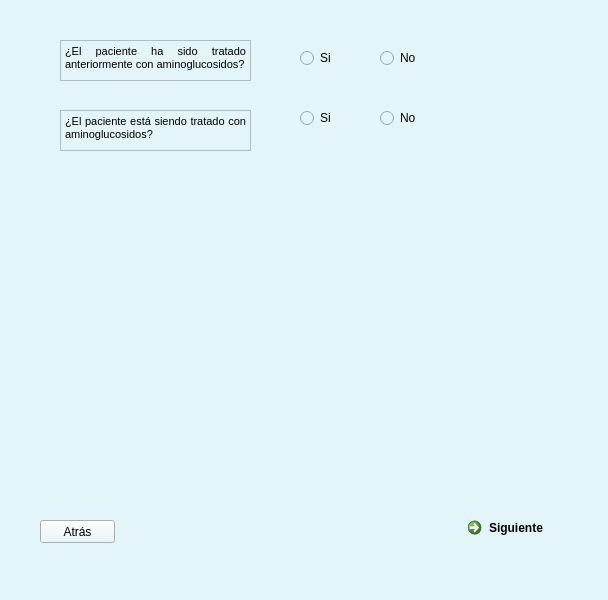
<?xml version="1.0" encoding="UTF-8"?>
<ui version="4.0">
 <class>MainWindow</class>
 <widget class="QMainWindow" name="MainWindow">
  <property name="geometry">
   <rect>
    <x>0</x>
    <y>0</y>
    <width>608</width>
    <height>600</height>
   </rect>
  </property>
  <property name="windowTitle">
   <string>MainWindow</string>
  </property>
  <property name="styleSheet">
   <string notr="true">background-color: rgb(228, 245, 250);
</string>
  </property>
  <widget class="QWidget" name="centralwidget">
   <widget class="QCommandLinkButton" name="commandLinkButton">
    <property name="geometry">
     <rect>
      <x>460</x>
      <y>510</y>
      <width>185</width>
      <height>41</height>
     </rect>
    </property>
    <property name="text">
     <string>Siguiente</string>
    </property>
   </widget>
   <widget class="QPushButton" name="Atras">
    <property name="geometry">
     <rect>
      <x>40</x>
      <y>520</y>
      <width>75</width>
      <height>23</height>
     </rect>
    </property>
    <property name="text">
     <string>Atrás</string>
    </property>
   </widget>
   <widget class="QTextBrowser" name="textBrowser">
    <property name="geometry">
     <rect>
      <x>60</x>
      <y>40</y>
      <width>191</width>
      <height>41</height>
     </rect>
    </property>
    <property name="html">
     <string>&lt;!DOCTYPE HTML PUBLIC &quot;-//W3C//DTD HTML 4.0//EN&quot; &quot;http://www.w3.org/TR/REC-html40/strict.dtd&quot;&gt;
&lt;html&gt;&lt;head&gt;&lt;meta name=&quot;qrichtext&quot; content=&quot;1&quot; /&gt;&lt;style type=&quot;text/css&quot;&gt;
p, li { white-space: pre-wrap; }
&lt;/style&gt;&lt;/head&gt;&lt;body style=&quot; font-family:'MS Shell Dlg 2'; font-size:8.25pt; font-weight:400; font-style:normal;&quot;&gt;
&lt;p align=&quot;justify&quot; style=&quot; margin-top:0px; margin-bottom:0px; margin-left:0px; margin-right:0px; -qt-block-indent:0; text-indent:0px;&quot;&gt;¿El paciente ha sido tratado anteriormente con aminoglucosidos?&lt;/p&gt;&lt;/body&gt;&lt;/html&gt;</string>
    </property>
   </widget>
   <widget class="QTextBrowser" name="textBrowser_2">
    <property name="geometry">
     <rect>
      <x>60</x>
      <y>110</y>
      <width>191</width>
      <height>41</height>
     </rect>
    </property>
    <property name="html">
     <string>&lt;!DOCTYPE HTML PUBLIC &quot;-//W3C//DTD HTML 4.0//EN&quot; &quot;http://www.w3.org/TR/REC-html40/strict.dtd&quot;&gt;
&lt;html&gt;&lt;head&gt;&lt;meta name=&quot;qrichtext&quot; content=&quot;1&quot; /&gt;&lt;style type=&quot;text/css&quot;&gt;
p, li { white-space: pre-wrap; }
&lt;/style&gt;&lt;/head&gt;&lt;body style=&quot; font-family:'MS Shell Dlg 2'; font-size:8.25pt; font-weight:400; font-style:normal;&quot;&gt;
&lt;p align=&quot;justify&quot; style=&quot; margin-top:0px; margin-bottom:0px; margin-left:0px; margin-right:0px; -qt-block-indent:0; text-indent:0px;&quot;&gt;¿El paciente está siendo tratado con aminoglucosidos?&lt;/p&gt;&lt;/body&gt;&lt;/html&gt;</string>
    </property>
   </widget>
   <widget class="QLabel" name="dosistotal">
    <property name="geometry">
     <rect>
      <x>70</x>
      <y>420</y>
      <width>61</width>
      <height>16</height>
     </rect>
    </property>
    <property name="text">
     <string>Dosis total:</string>
    </property>
   </widget>
   <widget class="QLineEdit" name="dosistotalingresada">
    <property name="geometry">
     <rect>
      <x>140</x>
      <y>420</y>
      <width>41</width>
      <height>21</height>
     </rect>
    </property>
    <property name="styleSheet">
     <string notr="true">background-color: rgb(255, 255, 255);
</string>
    </property>
    <property name="text">
     <string>0.0</string>
    </property>
   </widget>
   <widget class="QLabel" name="unidades">
    <property name="geometry">
     <rect>
      <x>190</x>
      <y>420</y>
      <width>61</width>
      <height>20</height>
     </rect>
    </property>
    <property name="text">
     <string>mg/kg/día</string>
    </property>
   </widget>
   <widget class="QRadioButton" name="radioButton">
    <property name="geometry">
     <rect>
      <x>300</x>
      <y>50</y>
      <width>51</width>
      <height>16</height>
     </rect>
    </property>
    <property name="text">
     <string>Si</string>
    </property>
    <property name="autoExclusive">
     <bool>false</bool>
    </property>
   </widget>
   <widget class="QWidget" name="widget" native="true">
    <property name="enabled">
     <bool>true</bool>
    </property>
    <property name="geometry">
     <rect>
      <x>50</x>
      <y>190</y>
      <width>431</width>
      <height>171</height>
     </rect>
    </property>
    <widget class="QRadioButton" name="Gentamicinapac">
     <property name="geometry">
      <rect>
       <x>290</x>
       <y>140</y>
       <width>82</width>
       <height>17</height>
      </rect>
     </property>
     <property name="text">
      <string>Gentamicina</string>
     </property>
     <property name="autoExclusive">
      <bool>false</bool>
     </property>
    </widget>
    <widget class="QRadioButton" name="Tobramicinapac">
     <property name="geometry">
      <rect>
       <x>290</x>
       <y>110</y>
       <width>82</width>
       <height>17</height>
      </rect>
     </property>
     <property name="text">
      <string>Tobramicina</string>
     </property>
     <property name="autoExclusive">
      <bool>false</bool>
     </property>
    </widget>
    <widget class="QRadioButton" name="Amikacinapac">
     <property name="enabled">
      <bool>true</bool>
     </property>
     <property name="geometry">
      <rect>
       <x>290</x>
       <y>20</y>
       <width>121</width>
       <height>16</height>
      </rect>
     </property>
     <property name="text">
      <string>Amikacina</string>
     </property>
     <property name="autoExclusive">
      <bool>false</bool>
     </property>
    </widget>
    <widget class="QTextBrowser" name="textBrowser_3">
     <property name="geometry">
      <rect>
       <x>10</x>
       <y>10</y>
       <width>230</width>
       <height>51</height>
      </rect>
     </property>
     <property name="html">
      <string>&lt;!DOCTYPE HTML PUBLIC &quot;-//W3C//DTD HTML 4.0//EN&quot; &quot;http://www.w3.org/TR/REC-html40/strict.dtd&quot;&gt;
&lt;html&gt;&lt;head&gt;&lt;meta name=&quot;qrichtext&quot; content=&quot;1&quot; /&gt;&lt;style type=&quot;text/css&quot;&gt;
p, li { white-space: pre-wrap; }
&lt;/style&gt;&lt;/head&gt;&lt;body style=&quot; font-family:'MS Shell Dlg 2'; font-size:8.25pt; font-weight:400; font-style:normal;&quot;&gt;
&lt;p align=&quot;justify&quot; style=&quot; margin-top:0px; margin-bottom:0px; margin-left:0px; margin-right:0px; -qt-block-indent:0; text-indent:0px;&quot;&gt;Seleccione con cual/es aminoglucosidos ha sido tratado el paciente:&lt;/p&gt;
&lt;p align=&quot;justify&quot; style=&quot;-qt-paragraph-type:empty; margin-top:0px; margin-bottom:0px; margin-left:0px; margin-right:0px; -qt-block-indent:0; text-indent:0px;&quot;&gt;&lt;br /&gt;&lt;/p&gt;&lt;/body&gt;&lt;/html&gt;</string>
     </property>
    </widget>
    <widget class="QRadioButton" name="Estreptomicinapac">
     <property name="geometry">
      <rect>
       <x>290</x>
       <y>50</y>
       <width>91</width>
       <height>21</height>
      </rect>
     </property>
     <property name="text">
      <string>Estreptomicina</string>
     </property>
     <property name="autoExclusive">
      <bool>false</bool>
     </property>
    </widget>
    <widget class="QRadioButton" name="Netilmicinapac">
     <property name="geometry">
      <rect>
       <x>290</x>
       <y>80</y>
       <width>82</width>
       <height>17</height>
      </rect>
     </property>
     <property name="text">
      <string>Netlimicina</string>
     </property>
     <property name="autoExclusive">
      <bool>false</bool>
     </property>
    </widget>
    <widget class="QLabel" name="label">
     <property name="geometry">
      <rect>
       <x>-20</x>
       <y>-20</y>
       <width>441</width>
       <height>211</height>
      </rect>
     </property>
     <property name="text">
      <string/>
     </property>
    </widget>
   </widget>
   <widget class="QRadioButton" name="radioButton_2">
    <property name="geometry">
     <rect>
      <x>380</x>
      <y>50</y>
      <width>51</width>
      <height>16</height>
     </rect>
    </property>
    <property name="text">
     <string>No</string>
    </property>
    <property name="autoExclusive">
     <bool>false</bool>
    </property>
   </widget>
   <widget class="QRadioButton" name="radioButton_3">
    <property name="geometry">
     <rect>
      <x>300</x>
      <y>110</y>
      <width>51</width>
      <height>16</height>
     </rect>
    </property>
    <property name="text">
     <string>Si</string>
    </property>
    <property name="autoExclusive">
     <bool>false</bool>
    </property>
   </widget>
   <widget class="QRadioButton" name="radioButton_4">
    <property name="geometry">
     <rect>
      <x>380</x>
      <y>110</y>
      <width>51</width>
      <height>16</height>
     </rect>
    </property>
    <property name="text">
     <string>No</string>
    </property>
    <property name="autoExclusive">
     <bool>false</bool>
    </property>
   </widget>
   <widget class="QLabel" name="label_3">
    <property name="geometry">
     <rect>
      <x>70</x>
      <y>400</y>
      <width>171</width>
      <height>16</height>
     </rect>
    </property>
    <property name="text">
     <string>Ingrese la última dosis (Opcional)</string>
    </property>
   </widget>
   <widget class="QLabel" name="label_2">
    <property name="geometry">
     <rect>
      <x>50</x>
      <y>390</y>
      <width>221</width>
      <height>51</height>
     </rect>
    </property>
    <property name="text">
     <string/>
    </property>
   </widget>
  </widget>
  <widget class="QMenuBar" name="menubar">
   <property name="geometry">
    <rect>
     <x>0</x>
     <y>0</y>
     <width>608</width>
     <height>21</height>
    </rect>
   </property>
  </widget>
  <widget class="QStatusBar" name="statusbar"/>
 </widget>
 <resources/>
 <connections>
  <connection>
   <sender>radioButton_3</sender>
   <signal>clicked()</signal>
   <receiver>label</receiver>
   <slot>hide()</slot>
   <hints>
    <hint type="sourcelabel">
     <x>326</x>
     <y>146</y>
    </hint>
    <hint type="destinationlabel">
     <x>301</x>
     <y>280</y>
    </hint>
   </hints>
  </connection>
  <connection>
   <sender>radioButton</sender>
   <signal>clicked()</signal>
   <receiver>label</receiver>
   <slot>hide()</slot>
   <hints>
    <hint type="sourcelabel">
     <x>312</x>
     <y>79</y>
    </hint>
    <hint type="destinationlabel">
     <x>205</x>
     <y>254</y>
    </hint>
   </hints>
  </connection>
  <connection>
   <sender>radioButton</sender>
   <signal>clicked()</signal>
   <receiver>label_2</receiver>
   <slot>hide()</slot>
   <hints>
    <hint type="sourcelabel">
     <x>326</x>
     <y>84</y>
    </hint>
    <hint type="destinationlabel">
     <x>165</x>
     <y>429</y>
    </hint>
   </hints>
  </connection>
  <connection>
   <sender>radioButton_3</sender>
   <signal>clicked()</signal>
   <receiver>label_2</receiver>
   <slot>hide()</slot>
   <hints>
    <hint type="sourcelabel">
     <x>331</x>
     <y>145</y>
    </hint>
    <hint type="destinationlabel">
     <x>225</x>
     <y>429</y>
    </hint>
   </hints>
  </connection>
 </connections>
 <slots>
  <slot>slot1()</slot>
 </slots>
</ui>
